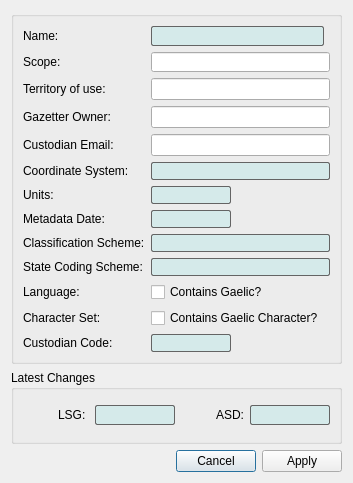
<?xml version="1.0" encoding="UTF-8"?>
<ui version="4.0">
 <class>metadataDialog</class>
 <widget class="QDialog" name="metadataDialog">
  <property name="geometry">
   <rect>
    <x>0</x>
    <y>0</y>
    <width>342</width>
    <height>483</height>
   </rect>
  </property>
  <property name="windowTitle">
   <string>Metadata</string>
  </property>
  <property name="sizeGripEnabled">
   <bool>false</bool>
  </property>
  <property name="modal">
   <bool>false</bool>
  </property>
  <layout class="QVBoxLayout" name="verticalLayout">
   <item>
    <widget class="QGroupBox" name="groupBox_2">
     <property name="title">
      <string/>
     </property>
     <layout class="QGridLayout" name="gridLayout_7">
      <item row="0" column="0">
       <layout class="QGridLayout" name="gridLayout_8">
        <item row="4" column="1" colspan="2">
         <widget class="QLineEdit" name="mailLineEdit"/>
        </item>
        <item row="8" column="1" colspan="2">
         <widget class="QLineEdit" name="classLineEdit">
          <property name="styleSheet">
           <string notr="true">border-width:0.5px;
border-style: solid;
border-radius: 2px;
border-color:  rgb(100,100,100);
background-color: rgb(213, 234, 234);</string>
          </property>
          <property name="readOnly">
           <bool>true</bool>
          </property>
         </widget>
        </item>
        <item row="12" column="1">
         <widget class="QLineEdit" name="custLineEdit">
          <property name="maximumSize">
           <size>
            <width>80</width>
            <height>16777215</height>
           </size>
          </property>
          <property name="styleSheet">
           <string notr="true">border-width:0.5px;
border-style: solid;
border-radius: 2px;
border-color:  rgb(100,100,100);
background-color: rgb(213, 234, 234);</string>
          </property>
          <property name="text">
           <string/>
          </property>
          <property name="readOnly">
           <bool>true</bool>
          </property>
         </widget>
        </item>
        <item row="9" column="1" colspan="2">
         <widget class="QLineEdit" name="stateLineEdit">
          <property name="styleSheet">
           <string notr="true">border-width:0.5px;
border-style: solid;
border-radius: 2px;
border-color:  rgb(100,100,100);
background-color: rgb(213, 234, 234);</string>
          </property>
          <property name="readOnly">
           <bool>true</bool>
          </property>
         </widget>
        </item>
        <item row="12" column="0">
         <widget class="QLabel" name="custLbl">
          <property name="text">
           <string>Custodian Code:</string>
          </property>
         </widget>
        </item>
        <item row="3" column="1" colspan="2">
         <widget class="QLineEdit" name="gazLineEdit"/>
        </item>
        <item row="1" column="1" colspan="2">
         <widget class="QLineEdit" name="scopeLineEdit">
          <property name="maximumSize">
           <size>
            <width>16777215</width>
            <height>20</height>
           </size>
          </property>
         </widget>
        </item>
        <item row="2" column="1" colspan="2">
         <widget class="QLineEdit" name="terrLineEdit"/>
        </item>
        <item row="9" column="0">
         <widget class="QLabel" name="stateLbl">
          <property name="text">
           <string>State Coding Scheme:</string>
          </property>
         </widget>
        </item>
        <item row="8" column="0">
         <widget class="QLabel" name="classLbl">
          <property name="text">
           <string>Classification Scheme:</string>
          </property>
         </widget>
        </item>
        <item row="11" column="0">
         <widget class="QLabel" name="charLbl">
          <property name="text">
           <string>Character Set: </string>
          </property>
         </widget>
        </item>
        <item row="10" column="0">
         <widget class="QLabel" name="langLbl">
          <property name="text">
           <string>Language:</string>
          </property>
         </widget>
        </item>
        <item row="11" column="1">
         <widget class="QCheckBox" name="charCheckBox">
          <property name="text">
           <string>Contains Gaelic Character?</string>
          </property>
         </widget>
        </item>
        <item row="10" column="1">
         <widget class="QCheckBox" name="langCheckBox">
          <property name="text">
           <string>Contains Gaelic?</string>
          </property>
         </widget>
        </item>
        <item row="7" column="0">
         <widget class="QLabel" name="metaLbl">
          <property name="text">
           <string>Metadata Date:</string>
          </property>
         </widget>
        </item>
        <item row="6" column="1">
         <widget class="QLineEdit" name="unitsLineEdit">
          <property name="minimumSize">
           <size>
            <width>0</width>
            <height>0</height>
           </size>
          </property>
          <property name="maximumSize">
           <size>
            <width>80</width>
            <height>16777215</height>
           </size>
          </property>
          <property name="styleSheet">
           <string notr="true">border-width:0.5px;
border-style: solid;
border-radius: 2px;
border-color:  rgb(100,100,100);
background-color: rgb(213, 234, 234);</string>
          </property>
          <property name="text">
           <string/>
          </property>
          <property name="readOnly">
           <bool>true</bool>
          </property>
         </widget>
        </item>
        <item row="7" column="1">
         <widget class="QLineEdit" name="metaLineEdit">
          <property name="maximumSize">
           <size>
            <width>80</width>
            <height>16777215</height>
           </size>
          </property>
          <property name="styleSheet">
           <string notr="true">border-width:0.5px;
border-style: solid;
border-radius: 2px;
border-color:  rgb(100,100,100);
background-color: rgb(213, 234, 234);</string>
          </property>
          <property name="text">
           <string/>
          </property>
          <property name="readOnly">
           <bool>true</bool>
          </property>
         </widget>
        </item>
        <item row="0" column="0">
         <widget class="QLabel" name="nameLbl">
          <property name="text">
           <string>Name:</string>
          </property>
         </widget>
        </item>
        <item row="0" column="1">
         <widget class="QLineEdit" name="nameLineEdit">
          <property name="maximumSize">
           <size>
            <width>16777215</width>
            <height>20</height>
           </size>
          </property>
          <property name="styleSheet">
           <string notr="true">border-width:0.5px;
border-style: solid;
border-radius: 2px;
border-color:  rgb(100,100,100);
background-color: rgb(213, 234, 234);</string>
          </property>
          <property name="readOnly">
           <bool>true</bool>
          </property>
         </widget>
        </item>
        <item row="1" column="0">
         <widget class="QLabel" name="scopeLbl">
          <property name="text">
           <string>Scope:</string>
          </property>
         </widget>
        </item>
        <item row="4" column="0">
         <widget class="QLabel" name="emailLbl">
          <property name="text">
           <string>Custodian Email:</string>
          </property>
         </widget>
        </item>
        <item row="3" column="0">
         <widget class="QLabel" name="gazLbl">
          <property name="text">
           <string>Gazetter Owner:</string>
          </property>
         </widget>
        </item>
        <item row="5" column="0">
         <widget class="QLabel" name="coordLbl">
          <property name="text">
           <string>Coordinate System:</string>
          </property>
         </widget>
        </item>
        <item row="2" column="0">
         <widget class="QLabel" name="terrLbl">
          <property name="text">
           <string>Territory of use:</string>
          </property>
         </widget>
        </item>
        <item row="6" column="0">
         <widget class="QLabel" name="unitsLbl">
          <property name="text">
           <string>Units:</string>
          </property>
         </widget>
        </item>
        <item row="5" column="1" colspan="2">
         <widget class="QLineEdit" name="coordLineEdit">
          <property name="maximumSize">
           <size>
            <width>16777215</width>
            <height>16777215</height>
           </size>
          </property>
          <property name="styleSheet">
           <string notr="true">border-width:0.5px;
border-style: solid;
border-radius: 2px;
border-color:  rgb(100,100,100);
background-color: rgb(213, 234, 234);</string>
          </property>
          <property name="readOnly">
           <bool>true</bool>
          </property>
         </widget>
        </item>
        <item row="0" column="2">
         <spacer name="nameSpacer">
          <property name="orientation">
           <enum>Qt::Horizontal</enum>
          </property>
          <property name="sizeHint" stdset="0">
           <size>
            <width>30</width>
            <height>20</height>
           </size>
          </property>
         </spacer>
        </item>
       </layout>
      </item>
     </layout>
    </widget>
   </item>
   <item>
    <widget class="QGroupBox" name="groupBox">
     <property name="title">
      <string>Latest Changes</string>
     </property>
     <layout class="QGridLayout" name="gridLayout_9">
      <item row="0" column="0">
       <layout class="QHBoxLayout" name="horizontalLayout_3">
        <item>
         <spacer name="horizontalSpacer_5">
          <property name="orientation">
           <enum>Qt::Horizontal</enum>
          </property>
          <property name="sizeHint" stdset="0">
           <size>
            <width>40</width>
            <height>20</height>
           </size>
          </property>
         </spacer>
        </item>
        <item>
         <widget class="QLabel" name="label_17">
          <property name="text">
           <string>LSG: </string>
          </property>
         </widget>
        </item>
        <item>
         <widget class="QLineEdit" name="lsgLineEdit">
          <property name="minimumSize">
           <size>
            <width>80</width>
            <height>20</height>
           </size>
          </property>
          <property name="maximumSize">
           <size>
            <width>80</width>
            <height>16777215</height>
           </size>
          </property>
          <property name="styleSheet">
           <string notr="true">border-width:0.5px;
border-style: solid;
border-radius: 2px;
border-color:  rgb(100,100,100);
background-color: rgb(213, 234, 234);</string>
          </property>
          <property name="readOnly">
           <bool>true</bool>
          </property>
         </widget>
        </item>
        <item>
         <spacer name="horizontalSpacer_6">
          <property name="orientation">
           <enum>Qt::Horizontal</enum>
          </property>
          <property name="sizeHint" stdset="0">
           <size>
            <width>40</width>
            <height>20</height>
           </size>
          </property>
         </spacer>
        </item>
        <item>
         <widget class="QLabel" name="label_18">
          <property name="text">
           <string>ASD:</string>
          </property>
         </widget>
        </item>
        <item>
         <widget class="QLineEdit" name="asdLineEdit">
          <property name="minimumSize">
           <size>
            <width>80</width>
            <height>20</height>
           </size>
          </property>
          <property name="maximumSize">
           <size>
            <width>80</width>
            <height>20</height>
           </size>
          </property>
          <property name="styleSheet">
           <string notr="true">border-width:0.5px;
border-style: solid;
border-radius: 2px;
border-color:  rgb(100,100,100);
background-color: rgb(213, 234, 234);</string>
          </property>
          <property name="readOnly">
           <bool>true</bool>
          </property>
         </widget>
        </item>
       </layout>
      </item>
     </layout>
    </widget>
   </item>
   <item>
    <widget class="QDialogButtonBox" name="buttonBox">
     <property name="standardButtons">
      <set>QDialogButtonBox::Apply|QDialogButtonBox::Cancel</set>
     </property>
    </widget>
   </item>
  </layout>
 </widget>
 <resources/>
 <connections/>
</ui>
